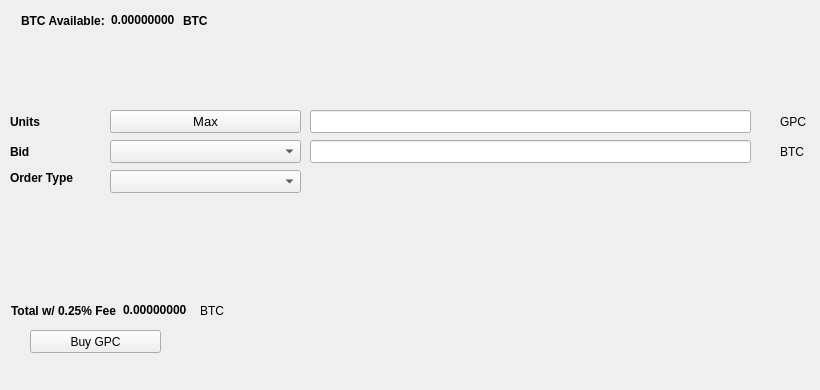
   <widget class="QWidget" name="BuyTab">
    <attribute name="title">
     <string>Buy</string>
    </attribute>
    <widget class="QPushButton" name="BuyGPC">
     <property name="geometry">
      <rect>
       <x>30</x>
       <y>330</y>
       <width>131</width>
       <height>23</height>
      </rect>
     </property>
     <property name="text">
      <string>Buy GPC</string>
     </property>
     <property name="icon">
      <iconset resource="../gpc.qrc">
       <normaloff>:/icons/bitcoin</normaloff>:/icons/bitcoin</iconset>
     </property>
    </widget>
    <widget class="QLabel" name="label_3">
     <property name="geometry">
      <rect>
       <x>10</x>
       <y>110</y>
       <width>46</width>
       <height>23</height>
      </rect>
     </property>
     <property name="font">
      <font>
       <weight>75</weight>
       <bold>true</bold>
      </font>
     </property>
     <property name="text">
      <string>Units</string>
     </property>
    </widget>
    <widget class="QLineEdit" name="UnitsInput">
     <property name="geometry">
      <rect>
       <x>310</x>
       <y>110</y>
       <width>441</width>
       <height>23</height>
      </rect>
     </property>
     <property name="font">
      <font>
       <pointsize>9</pointsize>
       <weight>75</weight>
       <bold>true</bold>
      </font>
     </property>
    </widget>
    <widget class="QLineEdit" name="BuyBidPriceEdit">
     <property name="geometry">
      <rect>
       <x>310</x>
       <y>140</y>
       <width>441</width>
       <height>23</height>
      </rect>
     </property>
     <property name="font">
      <font>
       <pointsize>9</pointsize>
       <weight>75</weight>
       <bold>true</bold>
      </font>
     </property>
    </widget>
    <widget class="QLabel" name="label_4">
     <property name="geometry">
      <rect>
       <x>780</x>
       <y>110</y>
       <width>31</width>
       <height>23</height>
      </rect>
     </property>
     <property name="text">
      <string>GPC</string>
     </property>
    </widget>
    <widget class="QLabel" name="label_5">
     <property name="geometry">
      <rect>
       <x>780</x>
       <y>140</y>
       <width>31</width>
       <height>23</height>
      </rect>
     </property>
     <property name="text">
      <string>BTC</string>
     </property>
    </widget>
    <widget class="QLabel" name="label_6">
     <property name="geometry">
      <rect>
       <x>10</x>
       <y>140</y>
       <width>46</width>
       <height>23</height>
      </rect>
     </property>
     <property name="font">
      <font>
       <weight>75</weight>
       <bold>true</bold>
      </font>
     </property>
     <property name="text">
      <string>Bid</string>
     </property>
    </widget>
    <widget class="QLabel" name="label_7">
     <property name="geometry">
      <rect>
       <x>10</x>
       <y>170</y>
       <width>91</width>
       <height>16</height>
      </rect>
     </property>
     <property name="font">
      <font>
       <weight>75</weight>
       <bold>true</bold>
      </font>
     </property>
     <property name="text">
      <string>Order Type</string>
     </property>
    </widget>
    <widget class="QPushButton" name="Buy_Max_Amount">
     <property name="geometry">
      <rect>
       <x>110</x>
       <y>110</y>
       <width>191</width>
       <height>23</height>
      </rect>
     </property>
     <property name="font">
      <font>
       <pointsize>10</pointsize>
      </font>
     </property>
     <property name="text">
      <string>Max</string>
     </property>
    </widget>
    <widget class="QComboBox" name="BuyBidcomboBox">
     <property name="geometry">
      <rect>
       <x>110</x>
       <y>140</y>
       <width>191</width>
       <height>23</height>
      </rect>
     </property>
     <property name="font">
      <font>
       <pointsize>10</pointsize>
      </font>
     </property>
    </widget>
    <widget class="QComboBox" name="buyOrdertypeCombo">
     <property name="geometry">
      <rect>
       <x>110</x>
       <y>170</y>
       <width>191</width>
       <height>23</height>
      </rect>
     </property>
     <property name="font">
      <font>
       <pointsize>10</pointsize>
      </font>
     </property>
    </widget>
    <widget class="QWidget" name="layoutWidget1">
     <property name="geometry">
      <rect>
       <x>21</x>
       <y>11</y>
       <width>227</width>
       <height>19</height>
      </rect>
     </property>
     <layout class="QHBoxLayout" name="horizontalLayout_3">
      <item>
       <widget class="QLabel" name="label232">
        <property name="font">
         <font>
          <weight>75</weight>
          <bold>true</bold>
         </font>
        </property>
        <property name="text">
         <string>BTC Available:</string>
        </property>
       </widget>
      </item>
      <item>
       <widget class="QLabel" name="BtcAvailableLbl">
        <property name="palette">
         <palette>
          <active>
           <colorrole role="WindowText">
            <brush brushstyle="SolidPattern">
             <color alpha="255">
              <red>0</red>
              <green>0</green>
              <blue>0</blue>
             </color>
            </brush>
           </colorrole>
           <colorrole role="Button">
            <brush brushstyle="SolidPattern">
             <color alpha="255">
              <red>0</red>
              <green>170</green>
              <blue>0</blue>
             </color>
            </brush>
           </colorrole>
           <colorrole role="Light">
            <brush brushstyle="SolidPattern">
             <color alpha="255">
              <red>0</red>
              <green>255</green>
              <blue>0</blue>
             </color>
            </brush>
           </colorrole>
           <colorrole role="Midlight">
            <brush brushstyle="SolidPattern">
             <color alpha="255">
              <red>0</red>
              <green>212</green>
              <blue>0</blue>
             </color>
            </brush>
           </colorrole>
           <colorrole role="Dark">
            <brush brushstyle="SolidPattern">
             <color alpha="255">
              <red>0</red>
              <green>85</green>
              <blue>0</blue>
             </color>
            </brush>
           </colorrole>
           <colorrole role="Mid">
            <brush brushstyle="SolidPattern">
             <color alpha="255">
              <red>0</red>
              <green>113</green>
              <blue>0</blue>
             </color>
            </brush>
           </colorrole>
           <colorrole role="Text">
            <brush brushstyle="SolidPattern">
             <color alpha="255">
              <red>0</red>
              <green>170</green>
              <blue>0</blue>
             </color>
            </brush>
           </colorrole>
           <colorrole role="BrightText">
            <brush brushstyle="SolidPattern">
             <color alpha="255">
              <red>255</red>
              <green>255</green>
              <blue>255</blue>
             </color>
            </brush>
           </colorrole>
           <colorrole role="ButtonText">
            <brush brushstyle="SolidPattern">
             <color alpha="255">
              <red>0</red>
              <green>0</green>
              <blue>0</blue>
             </color>
            </brush>
           </colorrole>
           <colorrole role="Base">
            <brush brushstyle="SolidPattern">
             <color alpha="255">
              <red>255</red>
              <green>255</green>
              <blue>255</blue>
             </color>
            </brush>
           </colorrole>
           <colorrole role="Window">
            <brush brushstyle="SolidPattern">
             <color alpha="255">
              <red>0</red>
              <green>170</green>
              <blue>0</blue>
             </color>
            </brush>
           </colorrole>
           <colorrole role="Shadow">
            <brush brushstyle="SolidPattern">
             <color alpha="255">
              <red>0</red>
              <green>0</green>
              <blue>0</blue>
             </color>
            </brush>
           </colorrole>
           <colorrole role="AlternateBase">
            <brush brushstyle="SolidPattern">
             <color alpha="255">
              <red>127</red>
              <green>212</green>
              <blue>127</blue>
             </color>
            </brush>
           </colorrole>
           <colorrole role="ToolTipBase">
            <brush brushstyle="SolidPattern">
             <color alpha="255">
              <red>255</red>
              <green>255</green>
              <blue>220</blue>
             </color>
            </brush>
           </colorrole>
           <colorrole role="ToolTipText">
            <brush brushstyle="SolidPattern">
             <color alpha="255">
              <red>0</red>
              <green>0</green>
              <blue>0</blue>
             </color>
            </brush>
           </colorrole>
          </active>
          <inactive>
           <colorrole role="WindowText">
            <brush brushstyle="SolidPattern">
             <color alpha="255">
              <red>0</red>
              <green>0</green>
              <blue>0</blue>
             </color>
            </brush>
           </colorrole>
           <colorrole role="Button">
            <brush brushstyle="SolidPattern">
             <color alpha="255">
              <red>0</red>
              <green>170</green>
              <blue>0</blue>
             </color>
            </brush>
           </colorrole>
           <colorrole role="Light">
            <brush brushstyle="SolidPattern">
             <color alpha="255">
              <red>0</red>
              <green>255</green>
              <blue>0</blue>
             </color>
            </brush>
           </colorrole>
           <colorrole role="Midlight">
            <brush brushstyle="SolidPattern">
             <color alpha="255">
              <red>0</red>
              <green>212</green>
              <blue>0</blue>
             </color>
            </brush>
           </colorrole>
           <colorrole role="Dark">
            <brush brushstyle="SolidPattern">
             <color alpha="255">
              <red>0</red>
              <green>85</green>
              <blue>0</blue>
             </color>
            </brush>
           </colorrole>
           <colorrole role="Mid">
            <brush brushstyle="SolidPattern">
             <color alpha="255">
              <red>0</red>
              <green>113</green>
              <blue>0</blue>
             </color>
            </brush>
           </colorrole>
           <colorrole role="Text">
            <brush brushstyle="SolidPattern">
             <color alpha="255">
              <red>0</red>
              <green>170</green>
              <blue>0</blue>
             </color>
            </brush>
           </colorrole>
           <colorrole role="BrightText">
            <brush brushstyle="SolidPattern">
             <color alpha="255">
              <red>255</red>
              <green>255</green>
              <blue>255</blue>
             </color>
            </brush>
           </colorrole>
           <colorrole role="ButtonText">
            <brush brushstyle="SolidPattern">
             <color alpha="255">
              <red>0</red>
              <green>0</green>
              <blue>0</blue>
             </color>
            </brush>
           </colorrole>
           <colorrole role="Base">
            <brush brushstyle="SolidPattern">
             <color alpha="255">
              <red>255</red>
              <green>255</green>
              <blue>255</blue>
             </color>
            </brush>
           </colorrole>
           <colorrole role="Window">
            <brush brushstyle="SolidPattern">
             <color alpha="255">
              <red>0</red>
              <green>170</green>
              <blue>0</blue>
             </color>
            </brush>
           </colorrole>
           <colorrole role="Shadow">
            <brush brushstyle="SolidPattern">
             <color alpha="255">
              <red>0</red>
              <green>0</green>
              <blue>0</blue>
             </color>
            </brush>
           </colorrole>
           <colorrole role="AlternateBase">
            <brush brushstyle="SolidPattern">
             <color alpha="255">
              <red>127</red>
              <green>212</green>
              <blue>127</blue>
             </color>
            </brush>
           </colorrole>
           <colorrole role="ToolTipBase">
            <brush brushstyle="SolidPattern">
             <color alpha="255">
              <red>255</red>
              <green>255</green>
              <blue>220</blue>
             </color>
            </brush>
           </colorrole>
           <colorrole role="ToolTipText">
            <brush brushstyle="SolidPattern">
             <color alpha="255">
              <red>0</red>
              <green>0</green>
              <blue>0</blue>
             </color>
            </brush>
           </colorrole>
          </inactive>
          <disabled>
           <colorrole role="WindowText">
            <brush brushstyle="SolidPattern">
             <color alpha="255">
              <red>0</red>
              <green>85</green>
              <blue>0</blue>
             </color>
            </brush>
           </colorrole>
           <colorrole role="Button">
            <brush brushstyle="SolidPattern">
             <color alpha="255">
              <red>0</red>
              <green>170</green>
              <blue>0</blue>
             </color>
            </brush>
           </colorrole>
           <colorrole role="Light">
            <brush brushstyle="SolidPattern">
             <color alpha="255">
              <red>0</red>
              <green>255</green>
              <blue>0</blue>
             </color>
            </brush>
           </colorrole>
           <colorrole role="Midlight">
            <brush brushstyle="SolidPattern">
             <color alpha="255">
              <red>0</red>
              <green>212</green>
              <blue>0</blue>
             </color>
            </brush>
           </colorrole>
           <colorrole role="Dark">
            <brush brushstyle="SolidPattern">
             <color alpha="255">
              <red>0</red>
              <green>85</green>
              <blue>0</blue>
             </color>
            </brush>
           </colorrole>
           <colorrole role="Mid">
            <brush brushstyle="SolidPattern">
             <color alpha="255">
              <red>0</red>
              <green>113</green>
              <blue>0</blue>
             </color>
            </brush>
           </colorrole>
           <colorrole role="Text">
            <brush brushstyle="SolidPattern">
             <color alpha="255">
              <red>0</red>
              <green>85</green>
              <blue>0</blue>
             </color>
            </brush>
           </colorrole>
           <colorrole role="BrightText">
            <brush brushstyle="SolidPattern">
             <color alpha="255">
              <red>255</red>
              <green>255</green>
              <blue>255</blue>
             </color>
            </brush>
           </colorrole>
           <colorrole role="ButtonText">
            <brush brushstyle="SolidPattern">
             <color alpha="255">
              <red>0</red>
              <green>85</green>
              <blue>0</blue>
             </color>
            </brush>
           </colorrole>
           <colorrole role="Base">
            <brush brushstyle="SolidPattern">
             <color alpha="255">
              <red>0</red>
              <green>170</green>
              <blue>0</blue>
             </color>
            </brush>
           </colorrole>
           <colorrole role="Window">
            <brush brushstyle="SolidPattern">
             <color alpha="255">
              <red>0</red>
              <green>170</green>
              <blue>0</blue>
             </color>
            </brush>
           </colorrole>
           <colorrole role="Shadow">
            <brush brushstyle="SolidPattern">
             <color alpha="255">
              <red>0</red>
              <green>0</green>
              <blue>0</blue>
             </color>
            </brush>
           </colorrole>
           <colorrole role="AlternateBase">
            <brush brushstyle="SolidPattern">
             <color alpha="255">
              <red>0</red>
              <green>170</green>
              <blue>0</blue>
             </color>
            </brush>
           </colorrole>
           <colorrole role="ToolTipBase">
            <brush brushstyle="SolidPattern">
             <color alpha="255">
              <red>255</red>
              <green>255</green>
              <blue>220</blue>
             </color>
            </brush>
           </colorrole>
           <colorrole role="ToolTipText">
            <brush brushstyle="SolidPattern">
             <color alpha="255">
              <red>0</red>
              <green>0</green>
              <blue>0</blue>
             </color>
            </brush>
           </colorrole>
          </disabled>
         </palette>
        </property>
        <property name="font">
         <font>
          <weight>75</weight>
          <bold>true</bold>
         </font>
        </property>
        <property name="text">
         <string>0.00000000</string>
        </property>
        <property name="textInteractionFlags">
         <set>Qt::LinksAccessibleByMouse|Qt::TextSelectableByKeyboard|Qt::TextSelectableByMouse</set>
        </property>
       </widget>
      </item>
      <item>
       <widget class="QLabel" name="BtcAvailableLbl_2">
        <property name="font">
         <font>
          <weight>75</weight>
          <bold>true</bold>
         </font>
        </property>
        <property name="text">
         <string>BTC</string>
        </property>
       </widget>
      </item>
     </layout>
    </widget>
    <widget class="QWidget" name="layoutWidge2">
     <property name="geometry">
      <rect>
       <x>11</x>
       <y>301</y>
       <width>259</width>
       <height>19</height>
      </rect>
     </property>
     <layout class="QHBoxLayout" name="horizontalLayout_4">
      <item>
       <widget class="QLabel" name="label_9">
        <property name="font">
         <font>
          <weight>75</weight>
          <bold>true</bold>
         </font>
        </property>
        <property name="text">
         <string>Total w/ 0.25% Fee</string>
        </property>
       </widget>
      </item>
      <item>
       <widget class="QLabel" name="BuyCostLabel">
        <property name="palette">
         <palette>
          <active>
           <colorrole role="WindowText">
            <brush brushstyle="SolidPattern">
             <color alpha="255">
              <red>0</red>
              <green>0</green>
              <blue>0</blue>
             </color>
            </brush>
           </colorrole>
           <colorrole role="Button">
            <brush brushstyle="SolidPattern">
             <color alpha="255">
              <red>0</red>
              <green>170</green>
              <blue>0</blue>
             </color>
            </brush>
           </colorrole>
           <colorrole role="Light">
            <brush brushstyle="SolidPattern">
             <color alpha="255">
              <red>0</red>
              <green>255</green>
              <blue>0</blue>
             </color>
            </brush>
           </colorrole>
           <colorrole role="Midlight">
            <brush brushstyle="SolidPattern">
             <color alpha="255">
              <red>0</red>
              <green>212</green>
              <blue>0</blue>
             </color>
            </brush>
           </colorrole>
           <colorrole role="Dark">
            <brush brushstyle="SolidPattern">
             <color alpha="255">
              <red>0</red>
              <green>85</green>
              <blue>0</blue>
             </color>
            </brush>
           </colorrole>
           <colorrole role="Mid">
            <brush brushstyle="SolidPattern">
             <color alpha="255">
              <red>0</red>
              <green>113</green>
              <blue>0</blue>
             </color>
            </brush>
           </colorrole>
           <colorrole role="Text">
            <brush brushstyle="SolidPattern">
             <color alpha="255">
              <red>0</red>
              <green>170</green>
              <blue>0</blue>
             </color>
            </brush>
           </colorrole>
           <colorrole role="BrightText">
            <brush brushstyle="SolidPattern">
             <color alpha="255">
              <red>255</red>
              <green>255</green>
              <blue>255</blue>
             </color>
            </brush>
           </colorrole>
           <colorrole role="ButtonText">
            <brush brushstyle="SolidPattern">
             <color alpha="255">
              <red>0</red>
              <green>0</green>
              <blue>0</blue>
             </color>
            </brush>
           </colorrole>
           <colorrole role="Base">
            <brush brushstyle="SolidPattern">
             <color alpha="255">
              <red>255</red>
              <green>255</green>
              <blue>255</blue>
             </color>
            </brush>
           </colorrole>
           <colorrole role="Window">
            <brush brushstyle="SolidPattern">
             <color alpha="255">
              <red>0</red>
              <green>170</green>
              <blue>0</blue>
             </color>
            </brush>
           </colorrole>
           <colorrole role="Shadow">
            <brush brushstyle="SolidPattern">
             <color alpha="255">
              <red>0</red>
              <green>0</green>
              <blue>0</blue>
             </color>
            </brush>
           </colorrole>
           <colorrole role="AlternateBase">
            <brush brushstyle="SolidPattern">
             <color alpha="255">
              <red>127</red>
              <green>212</green>
              <blue>127</blue>
             </color>
            </brush>
           </colorrole>
           <colorrole role="ToolTipBase">
            <brush brushstyle="SolidPattern">
             <color alpha="255">
              <red>255</red>
              <green>255</green>
              <blue>220</blue>
             </color>
            </brush>
           </colorrole>
           <colorrole role="ToolTipText">
            <brush brushstyle="SolidPattern">
             <color alpha="255">
              <red>0</red>
              <green>0</green>
              <blue>0</blue>
             </color>
            </brush>
           </colorrole>
          </active>
          <inactive>
           <colorrole role="WindowText">
            <brush brushstyle="SolidPattern">
             <color alpha="255">
              <red>0</red>
              <green>0</green>
              <blue>0</blue>
             </color>
            </brush>
           </colorrole>
           <colorrole role="Button">
            <brush brushstyle="SolidPattern">
             <color alpha="255">
              <red>0</red>
              <green>170</green>
              <blue>0</blue>
             </color>
            </brush>
           </colorrole>
           <colorrole role="Light">
            <brush brushstyle="SolidPattern">
             <color alpha="255">
              <red>0</red>
              <green>255</green>
              <blue>0</blue>
             </color>
            </brush>
           </colorrole>
           <colorrole role="Midlight">
            <brush brushstyle="SolidPattern">
             <color alpha="255">
              <red>0</red>
              <green>212</green>
              <blue>0</blue>
             </color>
            </brush>
           </colorrole>
           <colorrole role="Dark">
            <brush brushstyle="SolidPattern">
             <color alpha="255">
              <red>0</red>
              <green>85</green>
              <blue>0</blue>
             </color>
            </brush>
           </colorrole>
           <colorrole role="Mid">
            <brush brushstyle="SolidPattern">
             <color alpha="255">
              <red>0</red>
              <green>113</green>
              <blue>0</blue>
             </color>
            </brush>
           </colorrole>
           <colorrole role="Text">
            <brush brushstyle="SolidPattern">
             <color alpha="255">
              <red>0</red>
              <green>170</green>
              <blue>0</blue>
             </color>
            </brush>
           </colorrole>
           <colorrole role="BrightText">
            <brush brushstyle="SolidPattern">
             <color alpha="255">
              <red>255</red>
              <green>255</green>
              <blue>255</blue>
             </color>
            </brush>
           </colorrole>
           <colorrole role="ButtonText">
            <brush brushstyle="SolidPattern">
             <color alpha="255">
              <red>0</red>
              <green>0</green>
              <blue>0</blue>
             </color>
            </brush>
           </colorrole>
           <colorrole role="Base">
            <brush brushstyle="SolidPattern">
             <color alpha="255">
              <red>255</red>
              <green>255</green>
              <blue>255</blue>
             </color>
            </brush>
           </colorrole>
           <colorrole role="Window">
            <brush brushstyle="SolidPattern">
             <color alpha="255">
              <red>0</red>
              <green>170</green>
              <blue>0</blue>
             </color>
            </brush>
           </colorrole>
           <colorrole role="Shadow">
            <brush brushstyle="SolidPattern">
             <color alpha="255">
              <red>0</red>
              <green>0</green>
              <blue>0</blue>
             </color>
            </brush>
           </colorrole>
           <colorrole role="AlternateBase">
            <brush brushstyle="SolidPattern">
             <color alpha="255">
              <red>127</red>
              <green>212</green>
              <blue>127</blue>
             </color>
            </brush>
           </colorrole>
           <colorrole role="ToolTipBase">
            <brush brushstyle="SolidPattern">
             <color alpha="255">
              <red>255</red>
              <green>255</green>
              <blue>220</blue>
             </color>
            </brush>
           </colorrole>
           <colorrole role="ToolTipText">
            <brush brushstyle="SolidPattern">
             <color alpha="255">
              <red>0</red>
              <green>0</green>
              <blue>0</blue>
             </color>
            </brush>
           </colorrole>
          </inactive>
          <disabled>
           <colorrole role="WindowText">
            <brush brushstyle="SolidPattern">
             <color alpha="255">
              <red>0</red>
              <green>85</green>
              <blue>0</blue>
             </color>
            </brush>
           </colorrole>
           <colorrole role="Button">
            <brush brushstyle="SolidPattern">
             <color alpha="255">
              <red>0</red>
              <green>170</green>
              <blue>0</blue>
             </color>
            </brush>
           </colorrole>
           <colorrole role="Light">
            <brush brushstyle="SolidPattern">
             <color alpha="255">
              <red>0</red>
              <green>255</green>
              <blue>0</blue>
             </color>
            </brush>
           </colorrole>
           <colorrole role="Midlight">
            <brush brushstyle="SolidPattern">
             <color alpha="255">
              <red>0</red>
              <green>212</green>
              <blue>0</blue>
             </color>
            </brush>
           </colorrole>
           <colorrole role="Dark">
            <brush brushstyle="SolidPattern">
             <color alpha="255">
              <red>0</red>
              <green>85</green>
              <blue>0</blue>
             </color>
            </brush>
           </colorrole>
           <colorrole role="Mid">
            <brush brushstyle="SolidPattern">
             <color alpha="255">
              <red>0</red>
              <green>113</green>
              <blue>0</blue>
             </color>
            </brush>
           </colorrole>
           <colorrole role="Text">
            <brush brushstyle="SolidPattern">
             <color alpha="255">
              <red>0</red>
              <green>85</green>
              <blue>0</blue>
             </color>
            </brush>
           </colorrole>
           <colorrole role="BrightText">
            <brush brushstyle="SolidPattern">
             <color alpha="255">
              <red>255</red>
              <green>255</green>
              <blue>255</blue>
             </color>
            </brush>
           </colorrole>
           <colorrole role="ButtonText">
            <brush brushstyle="SolidPattern">
             <color alpha="255">
              <red>0</red>
              <green>85</green>
              <blue>0</blue>
             </color>
            </brush>
           </colorrole>
           <colorrole role="Base">
            <brush brushstyle="SolidPattern">
             <color alpha="255">
              <red>0</red>
              <green>170</green>
              <blue>0</blue>
             </color>
            </brush>
           </colorrole>
           <colorrole role="Window">
            <brush brushstyle="SolidPattern">
             <color alpha="255">
              <red>0</red>
              <green>170</green>
              <blue>0</blue>
             </color>
            </brush>
           </colorrole>
           <colorrole role="Shadow">
            <brush brushstyle="SolidPattern">
             <color alpha="255">
              <red>0</red>
              <green>0</green>
              <blue>0</blue>
             </color>
            </brush>
           </colorrole>
           <colorrole role="AlternateBase">
            <brush brushstyle="SolidPattern">
             <color alpha="255">
              <red>0</red>
              <green>170</green>
              <blue>0</blue>
             </color>
            </brush>
           </colorrole>
           <colorrole role="ToolTipBase">
            <brush brushstyle="SolidPattern">
             <color alpha="255">
              <red>255</red>
              <green>255</green>
              <blue>220</blue>
             </color>
            </brush>
           </colorrole>
           <colorrole role="ToolTipText">
            <brush brushstyle="SolidPattern">
             <color alpha="255">
              <red>0</red>
              <green>0</green>
              <blue>0</blue>
             </color>
            </brush>
           </colorrole>
          </disabled>
         </palette>
        </property>
        <property name="font">
         <font>
          <weight>75</weight>
          <bold>true</bold>
         </font>
        </property>
        <property name="autoFillBackground">
         <bool>false</bool>
        </property>
        <property name="text">
         <string>0.00000000</string>
        </property>
        <property name="textInteractionFlags">
         <set>Qt::LinksAccessibleByMouse|Qt::TextSelectableByMouse</set>
        </property>
       </widget>
      </item>
      <item>
       <widget class="QLabel" name="label_10">
        <property name="font">
         <font>
          <weight>50</weight>
          <bold>false</bold>
         </font>
        </property>
        <property name="text">
         <string>BTC</string>
        </property>
       </widget>
      </item>
     </layout>
    </widget>
    <widget class="QLabel" name="label_24">
     <property name="geometry">
      <rect>
       <x>460</x>
       <y>300</y>
       <width>281</width>
       <height>81</height>
      </rect>
     </property>
     <property name="text">
      <string/>
     </property>
     <property name="pixmap">
      <pixmap>:/images/bittrex</pixmap>
     </property>
    </widget>
   </widget>
